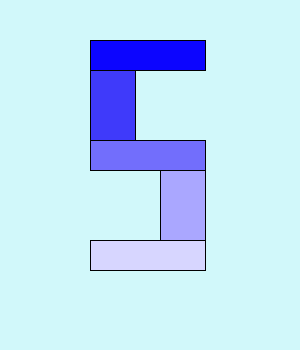
Frame 1 (no input)
Frame 60 (the mouse pressed at the canvas centre just before this capture): identical to frame 1, image omitted
Frame 120 (the mouse held since frame 60 and released just before this capture): identical to frame 1, image omitted

The Processing sketch that drew this single still picture (run headless with seeded random() and noise(); from frame 60 on, the mouse is pressed at the canvas centre):

// Processing sketch: S_picture
// ── S_picture.pde
void setup() {
background(#D1F8FA);
size(300, 350);
}
void draw() {
fill(#0C05FF);
rect(90, 40, 115, 30);
fill(#3F3AFA);
rect(90, 70, 45, 100);
fill(#726EFC);
rect(90, 140, 115, 30);
fill(#AAA7FF);
rect(160, 170, 45, 100);
fill(#D7D6FF);
rect(90, 240, 115, 30);
}
